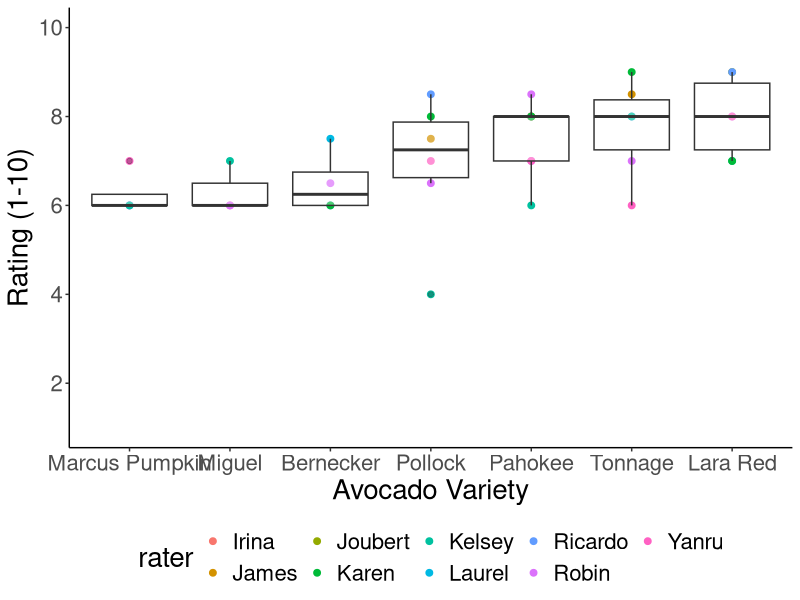
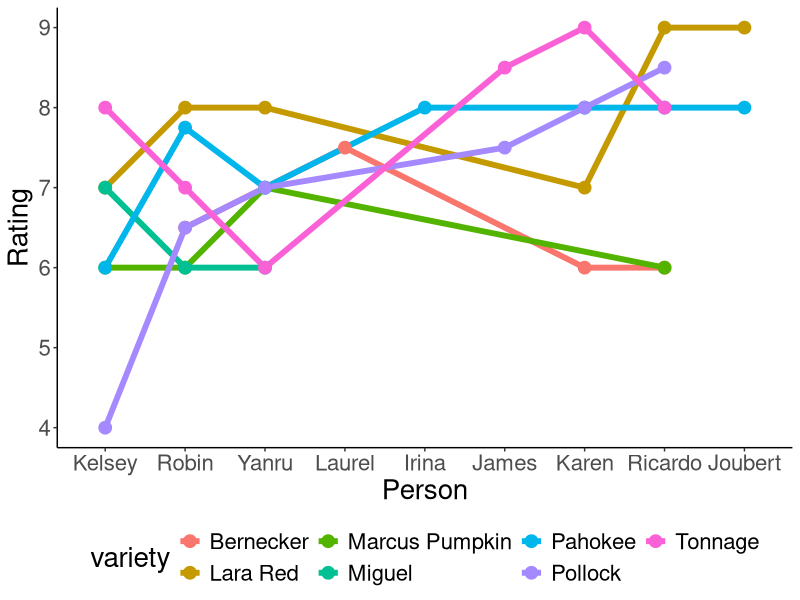
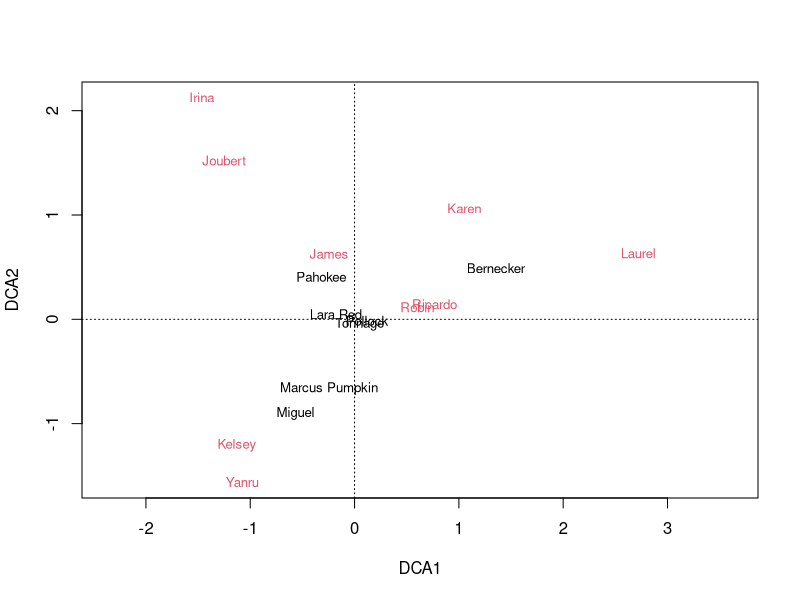
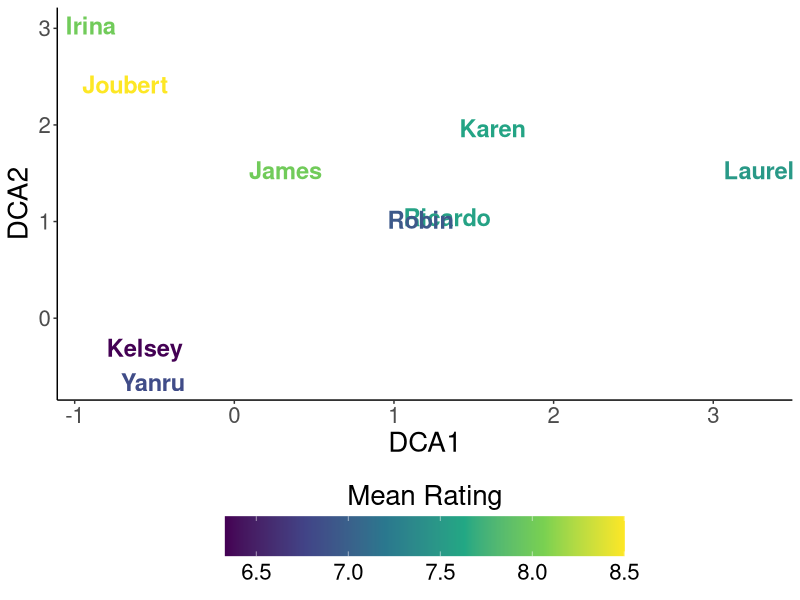
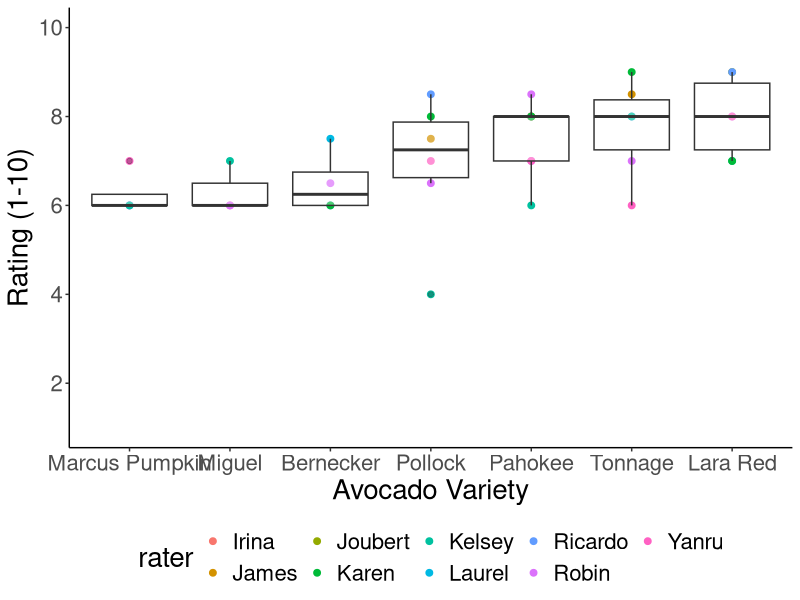
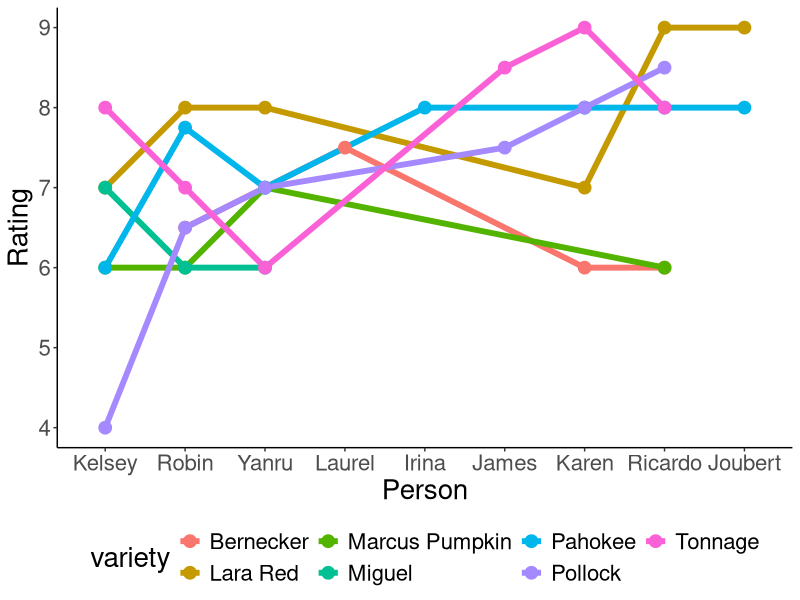
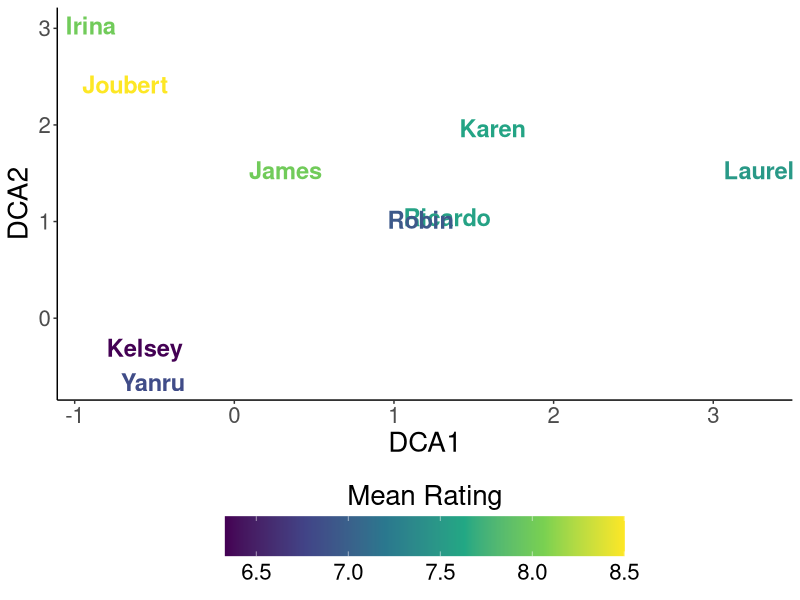

Write R code to recreate these figures, in order.
library(tidyverse)
library(vegan)

data=read_csv("data/avocado_rating.csv") %>%
  mutate(variety = tools::toTitleCase(variety),
         rater = tools::toTitleCase(rater))

ggplot(data, aes(reorder(variety, rating, FUN = mean ), rating)) +
  geom_point(aes(color = rater), size = 2) +
  geom_boxplot(alpha=0.3) +
  scale_y_continuous(limits = c(1,10), breaks = seq(2,10,2))+
  ylab("Rating (1-10)") + 
  xlab("Avocado Variety")  +
  theme_classic() +
  theme(legend.position = "bottom",
        text = element_text(size = 20))

ggsave(filename = paste(Sys.Date(),".variety.rating.png", sep = ""), 
       width = 10, 
       height = 6, 
       units = "in",
       dpi = 300, 
       type="cairo-png")

data_summary <- data %>%
  group_by(rater, variety) %>%
  summarize(mean=mean(rating))

ggplot(data = data_summary, aes(x = reorder(rater, mean, FUN = median), y = mean, group = variety)) +
  geom_line(aes(color = variety), size = 2) +
  geom_point(aes(color = variety), size = 4)+
  xlab("Person")+
  ylab("Rating")+
  theme_classic() +
  theme(legend.position = "bottom",
        text = element_text(size = 20))


ggsave(filename = paste(Sys.Date(),".variety.rating.person.png", sep = ""), 
       width = 10, 
       height = 6, 
       units = "in",
       dpi = 300, 
       type="cairo-png")
#ordination?

rater_spread <- data_summary %>%
  spread(rater, mean) %>%
  column_to_rownames(., "variety") %>%
  as.matrix(.)
rater_spread[is.na(rater_spread)] <- 0

ord<- decorana(veg = rater_spread )

plot(ord)

rater_mean <- data %>%
  group_by(rater) %>%
  summarise(mean = mean(rating))

ord_data = ord$cproj %>%
  as.data.frame(.) %>%
  rownames_to_column(., "rater") %>%
  left_join(., rater_mean)

ggplot(ord_data, aes(DCA1, DCA2, label=rater))+
  geom_text(aes(color=mean), fontface = "bold", size=6) +
  theme_classic() +
  scale_color_viridis_c(option = "D",
                        guide = guide_colourbar(barwidth = 20, 
                                                barheight = 2,
                                                title.position = "top",
                                                title.hjust = 0.5,
                                                title = "Mean Rating"))+
  theme(legend.position = "bottom",
        text = element_text(size=20))

ggsave(filename = paste(Sys.Date(),".variety.ordination.png", sep = ""), 
       width = 10, 
       height = 6, 
       units = "in",
       dpi = 300, 
       type="cairo-png")